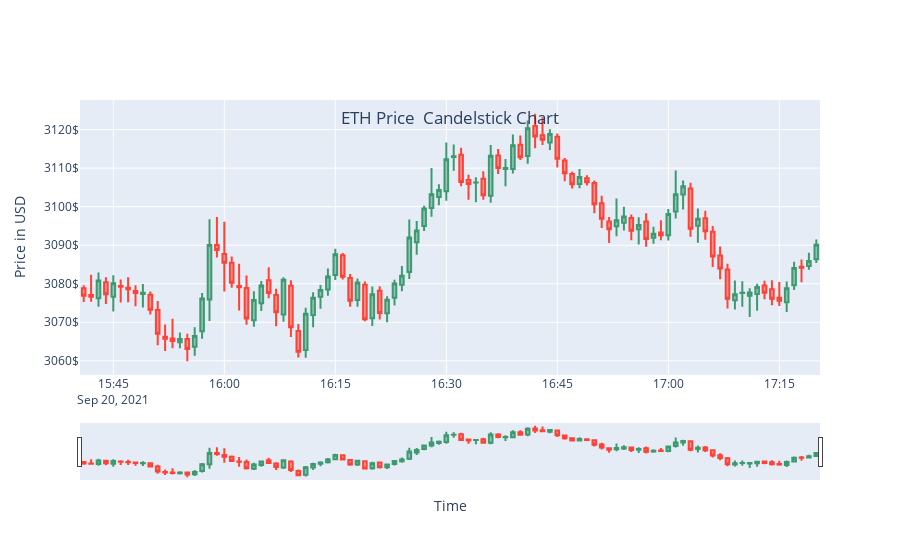

Notebook cell for this chart:
### Markdown cell above
#### ADA Candle Stick

Overbuying around 16:20

### Code cell
%matplotlib inline
ada_candle=c_chart(eth1[-500:-400], label="ETH Price ")
ada_candle.show()
